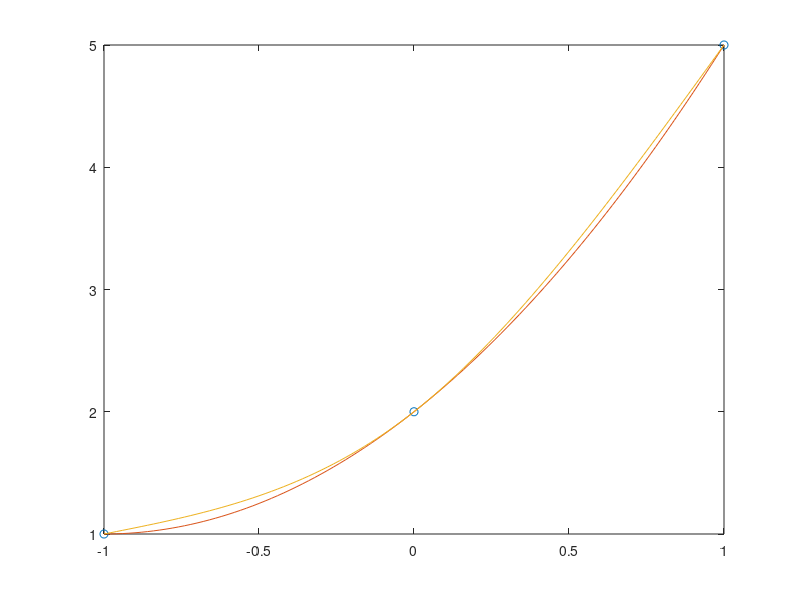

MATLAB code to generate this figure:


x = -1:1;
y = [1 2 5];
cs = spline(x,[y]);
xx = linspace(-1,1,101);
plot(x,y,'o',xx,ppval(cs,xx),'-');
hold on;

yy = zeros(1,101);
for i = 1:101
    if(xx(i)<0)
        yy(i) =1+0.5*(xx(i)+1)+0.5*(xx(i)+1)^3
    else
        yy(i) =2+2*xx(i)+1.5*xx(i)^2-0.5*xx(i)^3
        
    end
end
    plot(xx,yy);
hold off;
